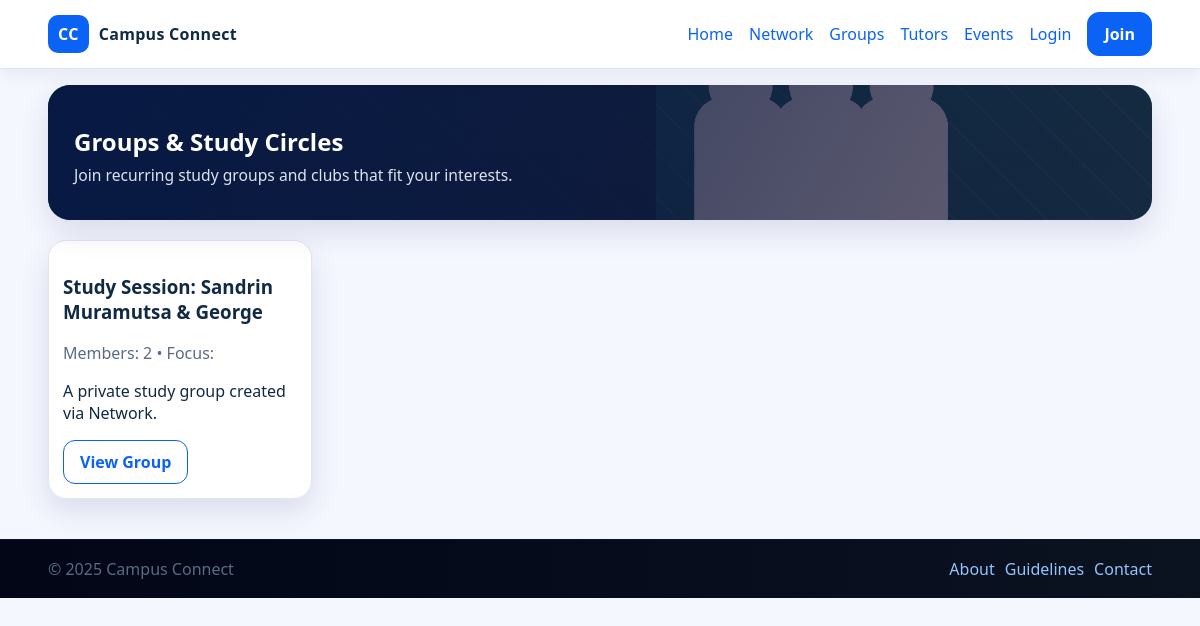
The app's page /groups/ with its own data.
### api/models.py (models this page shows, shortened)
class Group(models.Model):
    name = models.CharField(max_length=200)
    focus = models.CharField(max_length=100, help_text="e.g. Computer Science, Math, Design")
    description = models.TextField()
    members = models.ManyToManyField(User, related_name='joined_groups', blank=True)
    created_at = models.DateTimeField(auto_now_add=True)
    def members_count(self):
        return self.members.count()

### api/views.py (the view)
# urls.py: path('groups/', views.groups, name='groups'),
def groups(request):
    groups = Group.objects.all()
    context = {'groups': groups}
    return render(request, 'groups.html', context)

### templates/groups.html
{% extends 'base.html' %}
{% load static %}
{% block content %}
  <section class="page-title hero-page hero-groups">
    <h1>Groups & Study Circles</h1>
    <p>Join recurring study groups and clubs that fit your interests.</p>
  </section>
  <section class="grid cards">
    {% for group in groups %}
      <div class="card">
        <h3>{{ group.name }}</h3>
        <p class="muted">
          Members: {{ group.members_count }} • Focus: {{ group.focus }}
        </p>
        <p>{{ group.description|truncatewords:20 }}</p>
        <div style="margin-top: 1rem;">
          <a href="{% url 'group_detail' group.id %}" class="button outline">View Group</a>
        </div>
      </div>
    {% empty %}
      <p style="padding: 20px;">No active groups found.</p>
    {% endfor %}
  </section>
{% endblock %}

### static/styles.css (style rules this page uses)
:root { --bg:#f5f7ff; --text:#102a43; --muted:#5a6b86; --primary:#e50444; --primary-600:#b40637; --ok:#0bd2d6; --warn:#f59f00; --danger:#e03131; --surface:#ffffff; --border:#dfe5f3; --shadow:0 12px 30px rgba(15,35,80,.12); --radius:18px; --pad:14px; }
* { box-sizing:border-box }
html,body { margin:0;padding:0;background:var(--bg);color:var(--text);font-family:system-ui,-apple-system,Segoe UI,Roboto,Ubuntu,'Helvetica Neue',Arial }
a { color:var(--primary);text-decoration:none }
.button { display:inline-block;padding:10px 16px;border-radius:12px;background:var(--primary);color:#fff;border:1px solid var(--primary);cursor:pointer;font-weight:700 }
.button.outline { background:transparent;color:var(--primary);border:1px solid var(--primary) }
.card { background:var(--surface);border:1px solid var(--border);border-radius:var(--radius);padding:var(--pad);box-shadow:var(--shadow) }
.grid { display:grid;gap:16px }
.cards { grid-template-columns:repeat(auto-fill,minmax(240px,1fr)) }
.page-title { padding:10px 0 }
:root { --hero-img:url('assets/hero-edublock.jpg'); --brand:#0b63f6; --accent:#ff8a00; }
.button { background: var(--brand); border-color: var(--brand); }
.button.outline { color: var(--brand); border-color: var(--brand); }
a { color: var(--brand); }
body { background:#0f1719; color:var(--text); }
.card { background:#1d1e1e; }
body { background:var(--bg); color:var(--text); }
.home-panels .card, .card { background:#ffffff; }
.hero-page { margin-top:16px; margin-bottom:20px; padding:40px 26px 34px; border-radius:22px; position:relative; overflow:hidden; color:#ffffff; box-shadow:var(--shadow); }
.hero-page::before { content:""; position:absolute; inset:0; background:linear-gradient(120deg, rgba(6,22,66,.90), rgba(20,12,40,.65)); }
.hero-page > * { position:relative; z-index:1; }
.hero-page h1 { margin:0 0 6px; }
.hero-page p { margin:0; max-width:520px; font-size:.98rem; color:rgba(245,248,255,.9); }
.muted { color:var(--muted); }
.hero-groups { background-image:url("images/bg-groups.jpg"); background-size:cover; background-position:center; }

### records on screen
Group: name "Study Session: Sandrin Muramutsa & George", members_count "2", description "A private study group created via Network."
